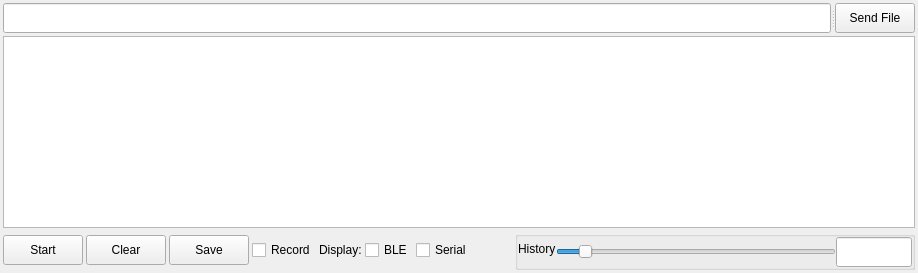
      <widget class="QWidget" name="Monitor">
       <property name="sizePolicy">
        <sizepolicy hsizetype="Expanding" vsizetype="Expanding">
         <horstretch>1</horstretch>
         <verstretch>1</verstretch>
        </sizepolicy>
       </property>
       <attribute name="title">
        <string>Monitor</string>
       </attribute>
       <layout class="QVBoxLayout" name="verticalLayout_Monitor">
        <property name="spacing">
         <number>3</number>
        </property>
        <property name="leftMargin">
         <number>3</number>
        </property>
        <property name="topMargin">
         <number>3</number>
        </property>
        <property name="rightMargin">
         <number>3</number>
        </property>
        <property name="bottomMargin">
         <number>3</number>
        </property>
        <item>
         <widget class="QSplitter" name="splitter_tabMonitor_send">
          <property name="orientation">
           <enum>Qt::Horizontal</enum>
          </property>
          <widget class="QLineEdit" name="lineEdit_Text">
           <property name="sizePolicy">
            <sizepolicy hsizetype="Expanding" vsizetype="Fixed">
             <horstretch>1</horstretch>
             <verstretch>0</verstretch>
            </sizepolicy>
           </property>
           <property name="minimumSize">
            <size>
             <width>0</width>
             <height>30</height>
            </size>
           </property>
           <property name="maximumSize">
            <size>
             <width>16777215</width>
             <height>30</height>
            </size>
           </property>
           <property name="font">
            <font>
             <family>Fira Mono</family>
             <pointsize>8</pointsize>
             <kerning>false</kerning>
            </font>
           </property>
           <property name="toolTip">
            <string>&lt;html&gt;&lt;head/&gt;&lt;body&gt;&lt;p&gt;Enter text to be sent to checked, connected Serial and/or BLE sources. Enter submits the text and each selected source uses its own End of Line setting exactly. With End of Line set to none, no terminator is added and an empty entry sends no bytes.&lt;/p&gt;&lt;/body&gt;&lt;/html&gt;</string>
           </property>
          </widget>
          <widget class="QPushButton" name="pushButton_SendFile">
           <property name="sizePolicy">
            <sizepolicy hsizetype="Minimum" vsizetype="Fixed">
             <horstretch>0</horstretch>
             <verstretch>0</verstretch>
            </sizepolicy>
           </property>
           <property name="minimumSize">
            <size>
             <width>0</width>
             <height>30</height>
            </size>
           </property>
           <property name="maximumSize">
            <size>
             <width>16777215</width>
             <height>30</height>
            </size>
           </property>
           <property name="font">
            <font>
             <pointsize>9</pointsize>
            </font>
           </property>
           <property name="toolTip">
            <string>&lt;html&gt;&lt;head/&gt;&lt;body&gt;&lt;p&gt;Send a file to serial port. This will load the whole file to memory before sending it in binary mode.&lt;/p&gt;&lt;/body&gt;&lt;/html&gt;</string>
           </property>
           <property name="text">
            <string>Send File</string>
           </property>
           <property name="autoDefault">
            <bool>false</bool>
           </property>
          </widget>
         </widget>
        </item>
        <item>
         <widget class="QPlainTextEdit" name="plainTextEdit_Text">
          <property name="sizePolicy">
           <sizepolicy hsizetype="Expanding" vsizetype="Expanding">
            <horstretch>1</horstretch>
            <verstretch>1</verstretch>
           </sizepolicy>
          </property>
          <property name="font">
           <font>
            <family>Fira Mono</family>
            <pointsize>9</pointsize>
           </font>
          </property>
         </widget>
        </item>
        <item>
         <layout class="QHBoxLayout" name="horizontalLayout_bottom_Monitor" stretch="0">
          <property name="spacing">
           <number>3</number>
          </property>
          <item>
           <layout class="QHBoxLayout" name="horizontalLayout_bottom_Monitor_left" stretch="0,0,0,0,0,0,0,1,0">
            <property name="spacing">
             <number>3</number>
            </property>
            <item>
             <widget class="QPushButton" name="pushButton_ReceiverStartStop">
              <property name="sizePolicy">
               <sizepolicy hsizetype="Preferred" vsizetype="Fixed">
                <horstretch>0</horstretch>
                <verstretch>0</verstretch>
               </sizepolicy>
              </property>
              <property name="minimumSize">
               <size>
                <width>0</width>
                <height>30</height>
               </size>
              </property>
              <property name="maximumSize">
               <size>
                <width>16777215</width>
                <height>30</height>
               </size>
              </property>
              <property name="font">
               <font>
                <pointsize>9</pointsize>
               </font>
              </property>
              <property name="toolTip">
               <string>&lt;html&gt;&lt;head/&gt;&lt;body&gt;&lt;p&gt;Start displaying the text.&lt;/p&gt;&lt;/body&gt;&lt;/html&gt;</string>
              </property>
              <property name="text">
               <string>Start</string>
              </property>
             </widget>
            </item>
            <item>
             <widget class="QPushButton" name="pushButton_ReceiverClearOutput">
              <property name="sizePolicy">
               <sizepolicy hsizetype="Preferred" vsizetype="Fixed">
                <horstretch>0</horstretch>
                <verstretch>0</verstretch>
               </sizepolicy>
              </property>
              <property name="minimumSize">
               <size>
                <width>0</width>
                <height>30</height>
               </size>
              </property>
              <property name="maximumSize">
               <size>
                <width>16777215</width>
                <height>30</height>
               </size>
              </property>
              <property name="font">
               <font>
                <pointsize>9</pointsize>
               </font>
              </property>
              <property name="toolTip">
               <string>&lt;html&gt;&lt;head/&gt;&lt;body&gt;&lt;p&gt;Clear the displayed text.&lt;/p&gt;&lt;/body&gt;&lt;/html&gt;</string>
              </property>
              <property name="text">
               <string>Clear</string>
              </property>
             </widget>
            </item>
            <item>
             <widget class="QPushButton" name="pushButton_ReceiverSave">
              <property name="sizePolicy">
               <sizepolicy hsizetype="Preferred" vsizetype="Fixed">
                <horstretch>0</horstretch>
                <verstretch>0</verstretch>
               </sizepolicy>
              </property>
              <property name="minimumSize">
               <size>
                <width>0</width>
                <height>30</height>
               </size>
              </property>
              <property name="maximumSize">
               <size>
                <width>16777215</width>
                <height>30</height>
               </size>
              </property>
              <property name="font">
               <font>
                <pointsize>9</pointsize>
               </font>
              </property>
              <property name="toolTip">
               <string>&lt;html&gt;&lt;head/&gt;&lt;body&gt;&lt;p&gt;Save the displayed text to file&lt;/p&gt;&lt;/body&gt;&lt;/html&gt;</string>
              </property>
              <property name="text">
               <string>Save</string>
              </property>
             </widget>
            </item>
            <item>
             <widget class="QCheckBox" name="checkBox_ReceiverRecord">
              <property name="sizePolicy">
               <sizepolicy hsizetype="Preferred" vsizetype="Fixed">
                <horstretch>0</horstretch>
                <verstretch>0</verstretch>
               </sizepolicy>
              </property>
              <property name="toolTip">
               <string>&lt;html&gt;&lt;head/&gt;&lt;body&gt;&lt;p&gt;Record incoming raw data to file.&lt;/p&gt;&lt;/body&gt;&lt;/html&gt;</string>
              </property>
              <property name="text">
               <string>Record</string>
              </property>
             </widget>
            </item>
            <item alignment="Qt::AlignVCenter">
             <widget class="QLabel" name="label_2">
              <property name="text">
               <string>Display:</string>
              </property>
             </widget>
            </item>
            <item>
             <widget class="QCheckBox" name="checkBox_DisplayBLE">
              <property name="minimumSize">
               <size>
                <width>0</width>
                <height>10</height>
               </size>
              </property>
              <property name="maximumSize">
               <size>
                <width>16777215</width>
                <height>20</height>
               </size>
              </property>
              <property name="text">
               <string>BLE</string>
              </property>
             </widget>
            </item>
            <item>
             <widget class="QCheckBox" name="checkBox_DisplaySerial">
              <property name="minimumSize">
               <size>
                <width>0</width>
                <height>10</height>
               </size>
              </property>
              <property name="maximumSize">
               <size>
                <width>16777215</width>
                <height>20</height>
               </size>
              </property>
              <property name="text">
               <string>Serial</string>
              </property>
             </widget>
            </item>
            <item>
             <spacer name="horizontalSpacer_bottom_Monitor_spacer">
              <property name="orientation">
               <enum>Qt::Horizontal</enum>
              </property>
              <property name="sizeHint" stdset="0">
               <size>
                <width>40</width>
                <height>20</height>
               </size>
              </property>
             </spacer>
            </item>
            <item>
             <widget class="QGroupBox" name="groupBox_History">
              <property name="sizePolicy">
               <sizepolicy hsizetype="Fixed" vsizetype="Fixed">
                <horstretch>0</horstretch>
                <verstretch>0</verstretch>
               </sizepolicy>
              </property>
              <property name="minimumSize">
               <size>
                <width>400</width>
                <height>30</height>
               </size>
              </property>
              <property name="maximumSize">
               <size>
                <width>400</width>
                <height>40</height>
               </size>
              </property>
              <property name="toolTip">
               <string>&lt;html&gt;&lt;head/&gt;&lt;body&gt;&lt;p&gt;Change length of terminal line history&lt;/p&gt;&lt;/body&gt;&lt;/html&gt;</string>
              </property>
              <property name="title">
               <string/>
              </property>
              <layout class="QHBoxLayout" name="horizontalLayout_14">
               <property name="spacing">
                <number>0</number>
               </property>
               <property name="leftMargin">
                <number>0</number>
               </property>
               <property name="topMargin">
                <number>0</number>
               </property>
               <property name="rightMargin">
                <number>0</number>
               </property>
               <property name="bottomMargin">
                <number>0</number>
               </property>
               <item>
                <layout class="QFormLayout" name="formLayout_historySlider">
                 <property name="labelAlignment">
                  <set>Qt::AlignLeading|Qt::AlignLeft|Qt::AlignVCenter</set>
                 </property>
                 <property name="formAlignment">
                  <set>Qt::AlignLeading|Qt::AlignLeft|Qt::AlignVCenter</set>
                 </property>
                 <property name="verticalSpacing">
                  <number>0</number>
                 </property>
                 <item row="0" column="0">
                  <widget class="QLabel" name="label_Horizontal_History">
                   <property name="toolTip">
                    <string>&lt;html&gt;&lt;head/&gt;&lt;body&gt;&lt;p&gt;&lt;br/&gt;&lt;/p&gt;&lt;/body&gt;&lt;/html&gt;</string>
                   </property>
                   <property name="text">
                    <string>History</string>
                   </property>
                  </widget>
                 </item>
                 <item row="0" column="1">
                  <widget class="QSlider" name="horizontalSlider_History">
                   <property name="sizePolicy">
                    <sizepolicy hsizetype="Fixed" vsizetype="Fixed">
                     <horstretch>0</horstretch>
                     <verstretch>0</verstretch>
                    </sizepolicy>
                   </property>
                   <property name="minimumSize">
                    <size>
                     <width>280</width>
                     <height>30</height>
                    </size>
                   </property>
                   <property name="maximumSize">
                    <size>
                     <width>16777215</width>
                     <height>30</height>
                    </size>
                   </property>
                   <property name="toolTip">
                    <string>&lt;html&gt;&lt;head/&gt;&lt;body&gt;&lt;p&gt;Change length of terminal history. Shorter allows for higher througput.&lt;/p&gt;&lt;/body&gt;&lt;/html&gt;</string>
                   </property>
                   <property name="minimum">
                    <number>100</number>
                   </property>
                   <property name="maximum">
                    <number>5000</number>
                   </property>
                   <property name="pageStep">
                    <number>50</number>
                   </property>
                   <property name="value">
                    <number>500</number>
                   </property>
                   <property name="orientation">
                    <enum>Qt::Horizontal</enum>
                   </property>
                   <property name="tickPosition">
                    <enum>QSlider::NoTicks</enum>
                   </property>
                  </widget>
                 </item>
                </layout>
               </item>
               <item>
                <widget class="QLineEdit" name="lineEdit_Vertical_History">
                 <property name="minimumSize">
                  <size>
                   <width>0</width>
                   <height>30</height>
                  </size>
                 </property>
                 <property name="maximumSize">
                  <size>
                   <width>16777215</width>
                   <height>30</height>
                  </size>
                 </property>
                 <property name="font">
                  <font>
                   <family>Fira Mono</family>
                   <pointsize>9</pointsize>
                  </font>
                 </property>
                 <property name="toolTip">
                  <string>&lt;html&gt;&lt;head/&gt;&lt;body&gt;&lt;p&gt;Change terminal history length. Smaller number allows for higher throughput.&lt;/p&gt;&lt;/body&gt;&lt;/html&gt;</string>
                 </property>
                </widget>
               </item>
              </layout>
             </widget>
            </item>
           </layout>
          </item>
         </layout>
        </item>
       </layout>
      </widget>
